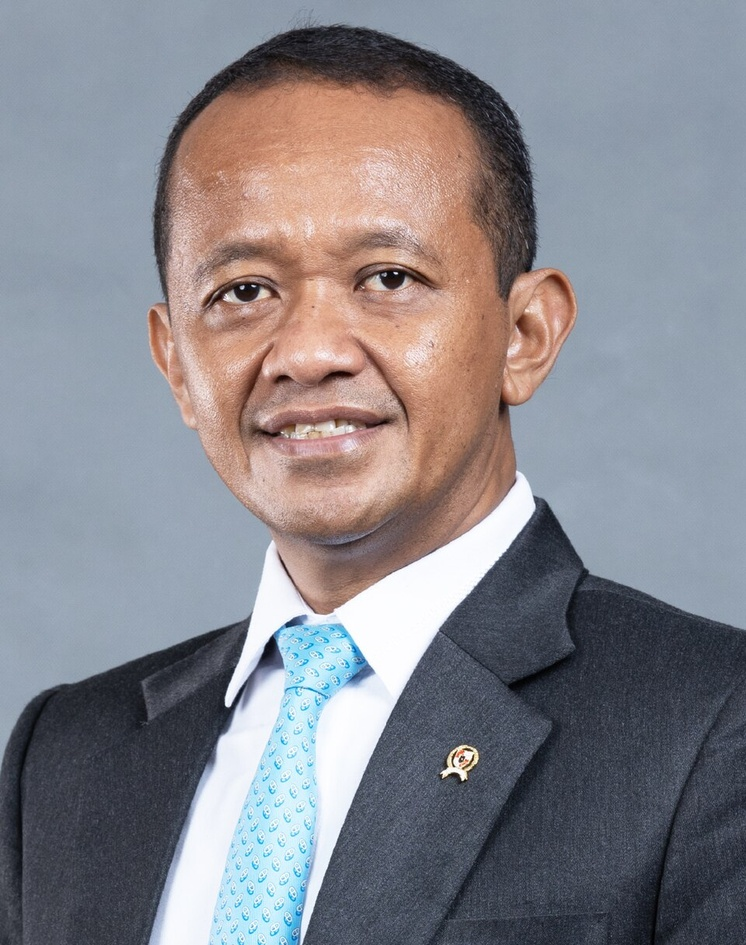
#> input picture bahlil_ganteng.jpg, 746 x 945 px, shrunk from 960 x 1216 before the run
$ python main.py
#> lines starting #> are read from the running program, lines starting #| are printed output that depends on the picture
from pathlib import Path
from PIL import Image, ExifTags
import numpy as np
import matplotlib.pyplot as plt

def main():
    print("=" * 60)
    print("PROGRAM ANALISIS CITRA DIGITAL")
    print("1. Membuktikan bahwa citra direpresentasikan dengan angka")
    print("2. Mengekstrak metadata gambar")
    print("=" * 60)

    nama_file = input(
        "\nMasukkan nama file gambar (contoh: gambar_sampel.jpg): "
    ).strip()
#> the answer given: bahlil_ganteng.jpg

    if not nama_file:
        nama_file = "bahlil_ganteng.jpg "

    path_gambar = Path(nama_file)

    if not path_gambar.exists():
        print(f"\nFile '{path_gambar}' tidak ditemukan.")
        print("Letakkan gambar di folder proyek yang sama dengan main.py,")
        print("lalu jalankan program lagi dengan nama file yang benar.")
        return

    try:
        with Image.open(path_gambar) as gambar:
#> gambar is the input picture: PIL image 746x945 RGB; mean R, G, B 134.8, 133.3, 139.5
            gambar.load()

            print("\n--- HASIL ANALISIS CITRA ---")
            print(f"Nama file       : {path_gambar.name}")
            print(f"Format          : {gambar.format}")
#| Format          : JPEG
            print(f"Dimensi         : {gambar.width} x {gambar.height} piksel")
#| Dimensi         : 746 x 945 piksel
            print(f"Mode warna      : {gambar.mode}")
#| Mode warna      : RGB
            print(f"Ukuran file     : {path_gambar.stat().st_size:,} byte")

            # Mengubah citra menjadi grayscale agar setiap piksel
            # diwakili satu angka intensitas 0 sampai 255.
            gambar_gray = gambar.convert("L")
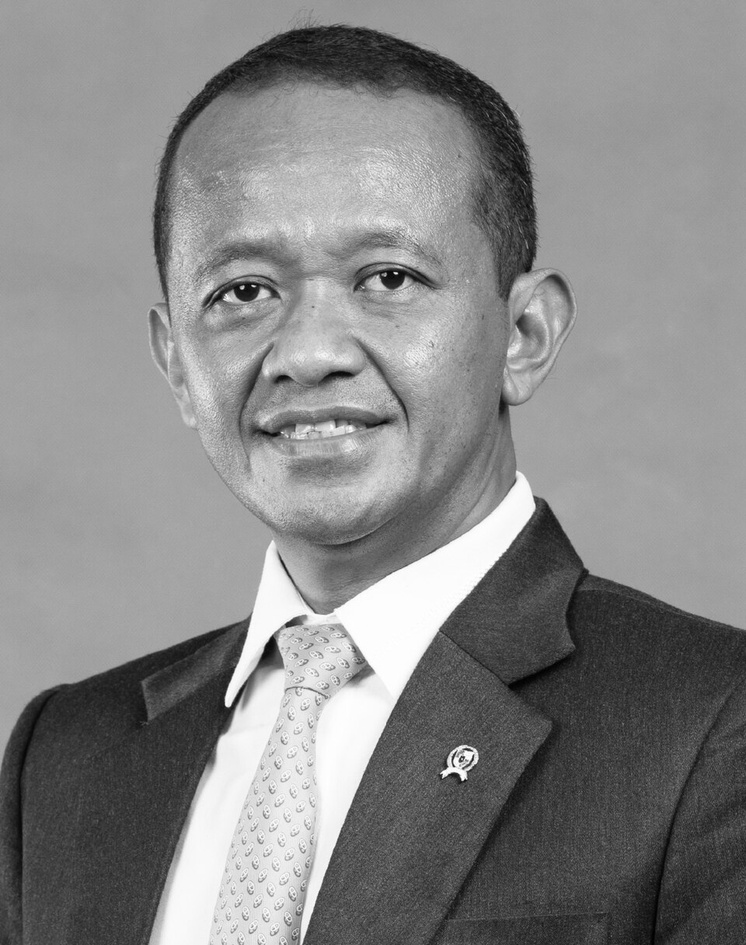
#> gambar_gray: PIL image 746x945 L; min 0, max 255, mean 134.4
            matriks = np.array(gambar_gray)

            print("\n--- BUKTI CITRA BERUPA ANGKA ---")
            print(f"Bentuk matriks  : {matriks.shape}")
#| Bentuk matriks  : (945, 746)
            print(f"Jumlah piksel   : {matriks.size:,}")
#| Jumlah piksel   : 704,970
            print(f"Nilai minimum   : {matriks.min()}")
#| Nilai minimum   : 0
            print(f"Nilai maksimum  : {matriks.max()}")
#| Nilai maksimum  : 255
            print("\nContoh matriks piksel grayscale (maksimal 10 x 10):")
            print(matriks[:10, :10])
#| [[161 154 154 157 157 157 159 159 157 158]
#|  [156 154 156 159 157 158 158 156 157 158]
#|  [153 155 158 159 157 158 158 155 157 158]
#|  [156 157 158 157 156 157 158 157 159 159]
#|  [159 158 156 156 157 157 157 158 158 158]
#|  [158 157 156 157 159 158 156 157 155 157]
#|  [156 158 157 157 160 160 157 157 155 157]
#|  [154 160 159 156 159 161 159 158 158 160]
#|  [161 159 158 160 160 158 158 159 158 158]
#|  [159 159 158 158 158 159 159 158 157 157]]

            # Simpan metadata dan contoh matriks ke file teks.
            hasil = []
            hasil.append("HASIL ANALISIS CITRA DIGITAL")
            hasil.append("=" * 40)
            hasil.append(f"Nama file: {path_gambar.name}")
            hasil.append(f"Format: {gambar.format}")
            hasil.append(f"Dimensi: {gambar.width} x {gambar.height} piksel")
            hasil.append(f"Mode warna asli: {gambar.mode}")
            hasil.append(f"Ukuran file: {path_gambar.stat().st_size:,} byte")
            hasil.append("")
            hasil.append("BUKTI NUMERIK")
            hasil.append(f"Bentuk matriks grayscale: {matriks.shape}")
            hasil.append(f"Jumlah piksel: {matriks.size:,}")
            hasil.append(f"Nilai minimum: {matriks.min()}")
            hasil.append(f"Nilai maksimum: {matriks.max()}")
            hasil.append("Contoh matriks piksel (maksimal 10 x 10):")
            hasil.append(np.array2string(matriks[:10, :10]))

            # Baca metadata EXIF jika tersedia.
            exif_data = gambar.getexif()
            hasil.append("")
            hasil.append("METADATA EXIF")
            if exif_data:
                nama_tag = {tag_id: nama for nama, tag_id in ExifTags.TAGS.items()}
                ada_metadata = False
                for tag_id, nilai in exif_data.items():
                    nama = nama_tag.get(tag_id, str(tag_id))
                    hasil.append(f"{nama}: {nilai}")
                    ada_metadata = True
                if not ada_metadata:
                    hasil.append("Tidak ada metadata EXIF yang dapat dibaca.")
            else:
                hasil.append("Tidak ditemukan metadata EXIF pada gambar ini.")

            Path("hasil_analisis.txt").write_text(
                "\n".join(hasil), encoding="utf-8"
            )
            print("\nMetadata dan ringkasan hasil disimpan ke: hasil_analisis.txt")

            # Simpan matriks grayscale lengkap agar angka-angka piksel
            # bisa diperiksa secara terpisah.
            np.savetxt("matriks_piksel.txt", matriks, fmt="%d")
            print("Matriks piksel lengkap disimpan ke: matriks_piksel.txt")

            # Tampilkan citra asli, citra grayscale, dan contoh nilai piksel.
            gambar_rgb = gambar.convert("RGB")
            fig, axes = plt.subplots(1, 3, figsize=(15, 5))
            axes[0].imshow(gambar_rgb)
            axes[0].set_title("Gambar Asli")
            axes[0].axis("off")

            axes[1].imshow(matriks, cmap="gray", vmin=0, vmax=255)
            axes[1].set_title("Citra Grayscale")
            axes[1].axis("off")

            contoh = matriks[:10, :10]
            axes[2].imshow(contoh, cmap="gray", vmin=0, vmax=255)
            axes[2].set_title("Contoh 10 x 10 Piksel")
            for baris in range(contoh.shape[0]):
                for kolom in range(contoh.shape[1]):
                    warna_teks = "white" if contoh[baris, kolom] < 128 else "black"
                    axes[2].text(
                        kolom, baris, str(contoh[baris, kolom]),
                        ha="center", va="center", fontsize=7,
                        color=warna_teks
                    )
            axes[2].set_xticks(range(contoh.shape[1]))
            axes[2].set_yticks(range(contoh.shape[0]))
            axes[2].set_title("Nilai Piksel (0-255)")

            plt.tight_layout()
            plt.show()
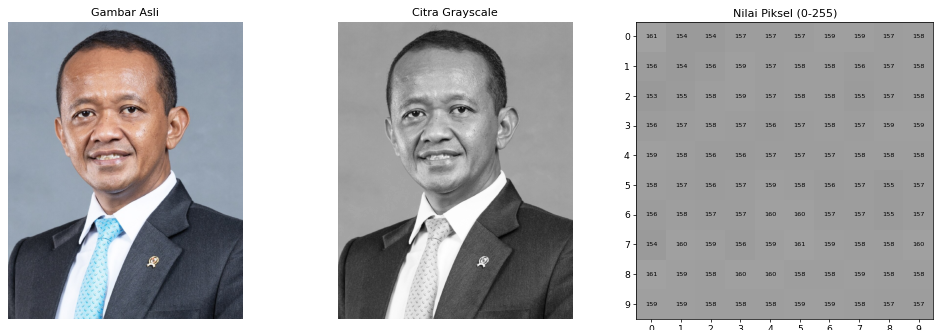
#> figure drawn by matplotlib, 3 panels

    except Exception as error:
        print(f"\nTerjadi kesalahan saat membaca gambar: {error}")
        print("Pastikan file gambar valid dan formatnya didukung.")

if __name__ == "__main__":
    main()
